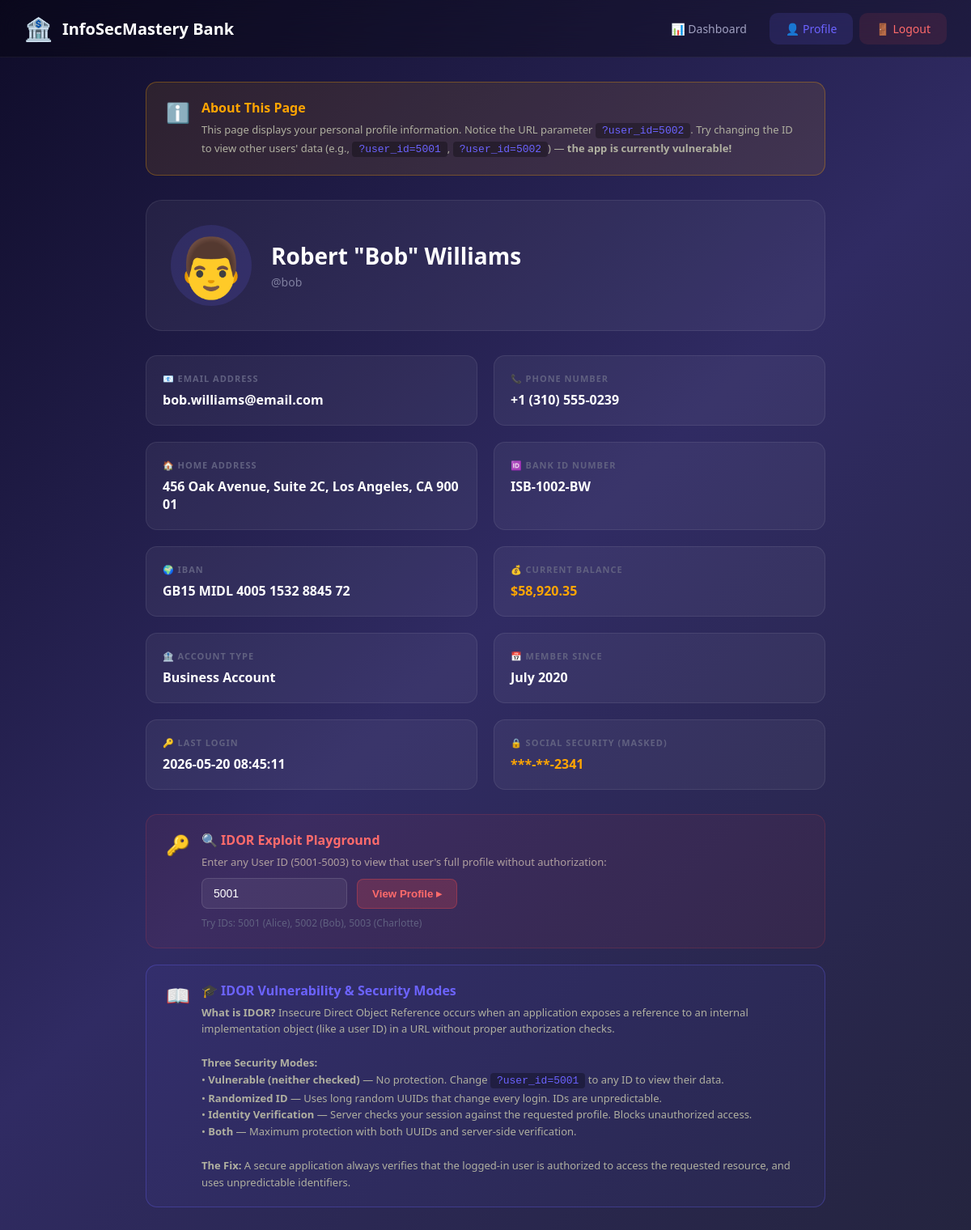
The page /profile (signed in) on the database its author committed.
### tables this page shows
CREATE TABLE users (
            id INTEGER PRIMARY KEY AUTOINCREMENT,
            username TEXT UNIQUE NOT NULL,
            password TEXT NOT NULL,
            full_name TEXT NOT NULL,
            email TEXT NOT NULL,
            home_address TEXT NOT NULL,
            phone_number TEXT NOT NULL,
            bank_id TEXT NOT NULL,
            iban TEXT NOT NULL,
            current_balance REAL NOT NULL DEFAULT 0.00,
            account_type TEXT NOT NULL,
            member_since TEXT NOT NULL,
            last_login TEXT NOT NULL,
            social_security TEXT NOT NULL,
            profile_picture TEXT NOT NULL DEFAULT '👤',
            uuid TEXT UNIQUE
        );

### app.py (the view, shortened to what this page needs)
@app.route('/profile')
def profile():
    user = get_logged_in_user()
    if not user:
        return redirect(url_for('home'))
    security_mode = session.get('security_mode', 'vulnerable')
    identity_mode = session.get('identity_mode', False)
    target_user_id = request.args.get('user_id', type=int)
    if target_user_id is None:
        target_user_id = user['id']
    target_user = find_user_by_id(target_user_id)
    is_own_profile = (target_user['id'] == user['id'])
    return render_template('profile.html',
                         user=user,
                         target_user=target_user,
                         is_own_profile=is_own_profile,
                         security_mode=security_mode,
                         error=None)

### app.py (called while the page is built)
def get_logged_in_user():
    user_id = session.get('user_id')
    if not user_id:
        return None
    return find_user_by_id(user_id)

@app.context_processor
def inject_security_mode():
    return dict(security_mode=session.get('security_mode', 'vulnerable'))

### database.py (called while the page is built)
def get_db():
    conn = sqlite3.connect(DB_PATH)
    conn.row_factory = sqlite3.Row
    return conn

def find_user_by_id(user_id):
    conn = get_db()
    cursor = conn.cursor()
    cursor.execute('SELECT * FROM users WHERE id = ?', (user_id,))
    user = cursor.fetchone()
    conn.close()
    return dict(user) if user else None

### templates/profile.html (shortened to what this page needs)
{% extends "base.html" %}
{% block profile_active %}active{% endblock %}
{% block content %}
<div class="profile-container">
  <div id="idorNotice">
    {% if error %}
    <div class="idor-notice" style="border-color: rgba(255,77,77,0.3); background: rgba(255,77,77,0.1);">
      <div class="notice-icon">⚠️</div>
      <div class="notice-content">
        <h3 style="color:#ff6b6b;">{{ 'Access Blocked' if security_mode in ('identity', 'both') else 'User Not Found' }}</h3>
        <p>{{ error }}</p>
      </div>
    </div>
    {% elif is_own_profile and security_mode == 'vulnerable' %}
    <div class="idor-notice">
      <div class="notice-icon">ℹ️</div>
      <div class="notice-content">
        <h3>About This Page</h3>
        <p>This page displays your personal profile information. Notice the URL parameter
        <code>?user_id={{ target_user.id }}</code>. Try changing the ID to view other users'
        data (e.g., <code>?user_id=5001</code>, <code>?user_id=5002</code>) — <strong>the app is currently vulnerable!</strong></p>
      </div>
    </div>
    {% endif %}
  </div>
  <div class="profile-header">
    <div class="profile-avatar">{{ target_user.profile_picture }}</div>
    <div class="profile-info">
      <h1>{{ target_user.full_name }}</h1>
      <p>@{{ target_user.username }}</p>
    </div>
  </div>
  <div class="profile-grid">
    <div class="profile-field">
      <div class="field-label">📧 Email Address</div>
      <div class="field-value">{{ target_user.email }}</div>
    </div>
    <div class="profile-field">
      <div class="field-label">📞 Phone Number</div>
      <div class="field-value">{{ target_user.phone_number }}</div>
    </div>
    <div class="profile-field">
      <div class="field-label">🏠 Home Address</div>
      <div class="field-value">{{ target_user.home_address }}</div>
    </div>
    <div class="profile-field">
      <div class="field-label">🆔 Bank ID Number</div>
      <div class="field-value">{{ target_user.bank_id }}</div>
    </div>
    <div class="profile-field">
      <div class="field-label">🌍 IBAN</div>
      <div class="field-value">{{ target_user.iban }}</div>
    </div>
    <div class="profile-field">
      <div class="field-label">💰 Current Balance</div>
      <div class="field-value sensitive">${{ "{:,.2f}".format(target_user.current_balance) }}</div>
    </div>
    <div class="profile-field">
      <div class="field-label">🏦 Account Type</div>
      <div class="field-value">{{ target_user.account_type }}</div>
    </div>
    <div class="profile-field">
      <div class="field-label">📅 Member Since</div>
      <div class="field-value">{{ target_user.member_since }}</div>
    </div>
    <div class="profile-field">
      <div class="field-label">🔑 Last Login</div>
      <div class="field-value">{{ target_user.last_login }}</div>
    </div>
    <div class="profile-field">
      <div class="field-label">🔒 Social Security (Masked)</div>
      <div class="field-value sensitive">{{ target_user.social_security }}</div>
    </div>
  </div>
  {% if security_mode == 'vulnerable' %}
  <div class="profile-idor-exploit">
    <div class="exploit-icon">🔑</div>
    <div class="exploit-content">
      <h3>🔍 IDOR Exploit Playground</h3>
      <p>Enter any User ID (5001-5003) to view that user's full profile without authorization:</p>
      <div>
        <input type="number" id="idorUserIdInput" min="5001" max="5003" value="5001" placeholder="User ID" style="margin-top:10px; padding:10px 14px; background:rgba(255,255,255,0.06); border:1px solid rgba(255,255,255,0.12); border-radius:8px; color:#ffffff; font-size:14px; width:180px; margin-right:8px;">
        <button class="go-btn" onclick="exploitIDOR()">View Profile ▸</button>
      </div>
      <p style="margin-top:8px; font-size:12px; color:#606080;">
        Try IDs: 5001 (Alice), 5002 (Bob), 5003 (Charlotte)
      </p>
    </div>
  </div>
  {% endif %}
  <div class="idor-notice" style="margin-top: 20px; border-color: rgba(108,99,255,0.3); background: rgba(108,99,255,0.06);">
    <div class="notice-icon">📖</div>
    <div class="notice-content">
      <h3 style="color:#6c63ff;">🎓 IDOR Vulnerability & Security Modes</h3>
      <p>
        <strong>What is IDOR?</strong> Insecure Direct Object Reference occurs when an application
        exposes a reference to an internal implementation object (like a user ID) in a URL without
        proper authorization checks.<br><br>
        <strong>Three Security Modes:</strong><br>
        • <strong>Vulnerable (neither checked)</strong> — No protection. Change <code>?user_id=5001</code> to any ID to view their data.<br>
        • <strong>Randomized ID</strong> — Uses long random UUIDs that change every login. IDs are unpredictable.<br>
        • <strong>Identity Verification</strong> — Server checks your session against the requested profile. Blocks unauthorized access.<br>
        • <strong>Both</strong> — Maximum protection with both UUIDs and server-side verification.<br><br>
        <strong>The Fix:</strong> A secure application always verifies that the logged-in user is authorized to access
        the requested resource, and uses unpredictable identifiers.
      </p>
    </div>
  </div>
</div>
{% endblock %}

### static/styles/style.css (style rules this page uses)
* { margin: 0; padding: 0; box-sizing: border-box; }
body { font-family: 'Segoe UI', Tahoma, Geneva, Verdana, sans-serif; background: linear-gradient(135deg, #0f0c29, #302b63, #24243e); min-height: 100vh; color: #e0e0e0; }
.profile-container { max-width: 900px; margin: 0 auto; padding: 30px; }
.profile-header { display: flex; align-items: center; gap: 24px; margin-bottom: 30px; background: rgba(255, 255, 255, 0.05); border: 1px solid rgba(255, 255, 255, 0.08); border-radius: 20px; padding: 30px; }
.profile-header .profile-avatar { font-size: 72px; width: 100px; height: 100px; display: flex; align-items: center; justify-content: center; background: rgba(108, 99, 255, 0.15); border-radius: 50%; }
.profile-header .profile-info h1 { font-size: 28px; font-weight: 700; color: #ffffff; margin-bottom: 4px; }
.profile-header .profile-info p { font-size: 14px; color: #8080a0; }
.profile-grid { display: grid; grid-template-columns: repeat(auto-fit, minmax(300px, 1fr)); gap: 20px; margin-bottom: 30px; }
.profile-field { background: rgba(255, 255, 255, 0.05); border: 1px solid rgba(255, 255, 255, 0.08); border-radius: 14px; padding: 20px; }
.profile-field .field-label { font-size: 11px; text-transform: uppercase; letter-spacing: 1px; color: #606080; font-weight: 600; margin-bottom: 8px; }
.profile-field .field-value { font-size: 16px; font-weight: 600; color: #ffffff; word-break: break-all; }
.profile-field .field-value.sensitive { color: #ffa502; }
.idor-notice { background: rgba(255, 165, 2, 0.1); border: 1px solid rgba(255, 165, 2, 0.3); border-radius: 14px; padding: 20px 24px; margin-bottom: 30px; display: flex; align-items: flex-start; gap: 14px; }
.idor-notice .notice-icon { font-size: 24px; flex-shrink: 0; }
.idor-notice .notice-content h3 { font-size: 16px; font-weight: 600; color: #ffa502; margin-bottom: 6px; }
.idor-notice .notice-content p { font-size: 13px; color: #b0b0a0; line-height: 1.6; }
.idor-notice .notice-content code { background: rgba(0, 0, 0, 0.3); padding: 2px 8px; border-radius: 4px; font-size: 13px; color: #6c63ff; }
.profile-idor-exploit { background: rgba(255, 77, 77, 0.06); border: 1px solid rgba(255, 77, 77, 0.15); border-radius: 14px; padding: 20px 24px; display: flex; align-items: flex-start; gap: 14px; }
.profile-idor-exploit .exploit-icon { font-size: 24px; flex-shrink: 0; }
.profile-idor-exploit .exploit-content h3 { font-size: 16px; font-weight: 600; color: #ff6b6b; margin-bottom: 6px; }
.profile-idor-exploit .exploit-content p { font-size: 13px; color: #b0a0a0; line-height: 1.6; }
.profile-idor-exploit .exploit-content input { margin-top: 10px; padding: 10px 14px; background: rgba(255, 255, 255, 0.06); border: 1px solid rgba(255, 255, 255, 0.12); border-radius: 8px; color: #ffffff; font-size: 14px; width: 180px; margin-right: 8px; }
.profile-idor-exploit .exploit-content .go-btn { padding: 10px 18px; background: rgba(255, 77, 77, 0.2); border: 1px solid rgba(255, 77, 77, 0.3); border-radius: 8px; color: #ff6b6b; font-weight: 600; cursor: pointer; transition: all 0.3s ease; }

### rows shown on the page
users: id "5002", profile_picture "👨", full_name "Robert \"Bob\" Williams", username "bob", email "bob.williams@email.com", phone_number "+1 (310) 555-0239", home_address "456 Oak Avenue, Suite 2C, Los Angeles, CA 90001", bank_id "ISB-1002-BW", iban "GB15 MIDL 4005 1532 8845 72", current_balance "58,920.35", account_type "Business Account", member_since "July 2020", last_login "2026-05-20 08:45:11", social_security "***-**-2341"
